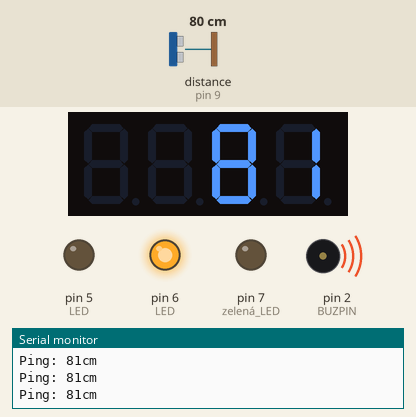
This sketch was run on a simulated Arduino Nano, built with avr-gcc and run on an emulated ATmega328P. Shown: 4-digit seven-segment display, output pins drawn as LEDs (lit = HIGH), buzzer (waves = sounding), the last lines printed to the serial monitor. Inputs (shaded band) come from the test bench; at power-on: distance to the obstacle (sensor on pin 9) 80 cm. The echo pulse lasts 58.3 µs per cm.

Above: at 1.59 s.
1.6 s: distance to the obstacle (sensor on pin 9) set to 52 cm
At 2.55 s:
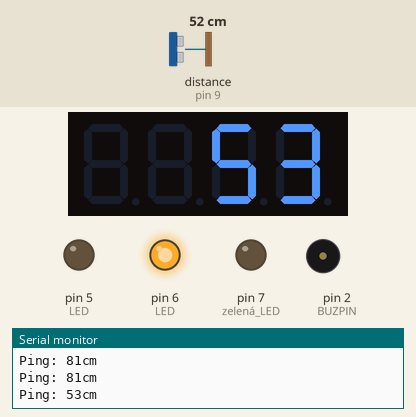
5.1 s: distance to the obstacle (sensor on pin 9) set to 45 cm
At 5.68 s:
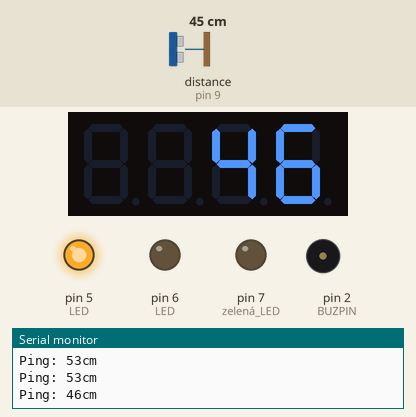
7.4 s: distance to the obstacle (sensor on pin 9) set to 120 cm
At 8.6 s:
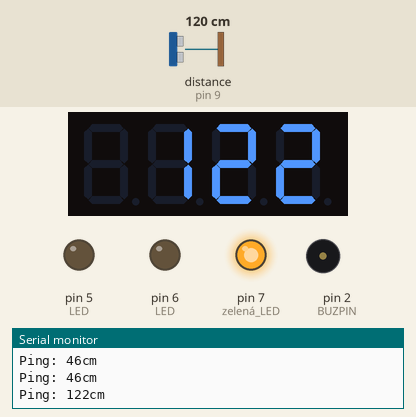
10.9 s: distance to the obstacle (sensor on pin 9) set to 103 cm
At 11.22 s:
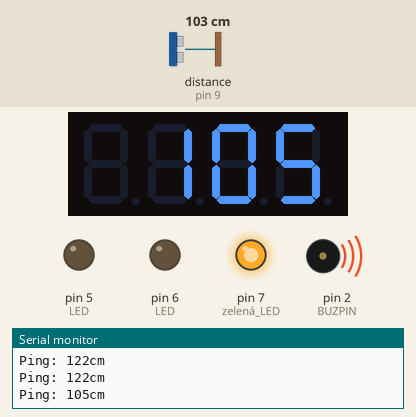
12.7 s: distance to the obstacle (sensor on pin 9) set to 92 cm
At 13.8 s:
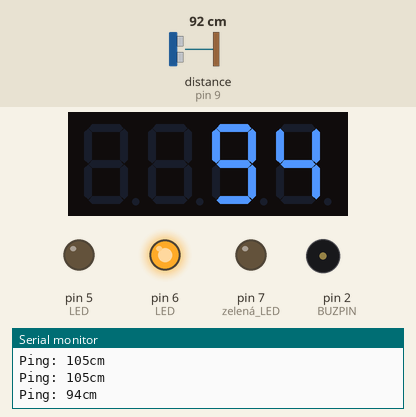
14.7 s: distance to the obstacle (sensor on pin 9) set to 2 cm
At 16.0 s:
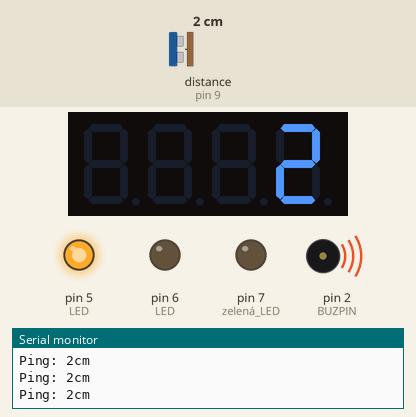
Timing chart, 0 to 17.3 s (numbered marks = the images above; inputs shaded):
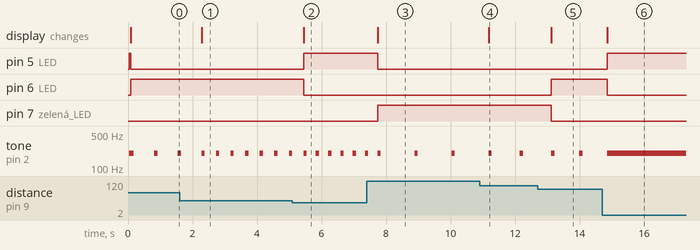

Measured:
- the behaviour switches between 50 and 49 cm on distance to the obstacle (sensor on pin 9) (found by bisection; images 1 and 2)
- the behaviour switches between 98 and 97 cm on distance to the obstacle (sensor on pin 9) (found by bisection; images 4 and 5)
- after the input at 1.6 s, the display: changes after 0.68 s (image 1)
- after the input at 5.1 s, pin 5 (LED): LOW → HIGH after 0.35 s; pin 6 (LED): HIGH → LOW after 0.35 s; the display: changes after 0.35 s (image 2)
- after the input at 7.4 s, pin 5 (LED): HIGH → LOW after 0.34 s; pin 7 (zelená_LED): LOW → HIGH after 0.34 s; the display: changes after 0.34 s (image 3)
- after the input at 10.9 s, the display: changes after 0.28 s (image 4)
- after the input at 12.7 s, pin 6 (LED): LOW → HIGH after 0.43 s; pin 7 (zelená_LED): HIGH → LOW after 0.43 s; the display: changes after 0.43 s (image 5)
- after the input at 14.7 s, pin 5 (LED): LOW → HIGH after 0.15 s; pin 6 (LED): HIGH → LOW after 0.15 s; tone on pin 2 (BUZPIN): goes on until 14.9 s, then stays 200 Hz; the display: changes after 0.15 s (image 6)

The sketch:

test.ino
```cpp
#include <Arduino.h>
#include <TM1637Display.h>
#include <NewPing.h>
//#include <TimerFreeTone.h> //Nejdříve jsem problém, který měla knihovna NewPing s knihovnou funkce Tone chtěl vyřešil pomocí této knihovny
#include <NewTone.h> // Nakonec se však ukázalo že mi použití knihovny NewTone vyhovuje více

#define TRIGGER_PIN  10  // Trig pin na ultrazvukovém senzoru
#define ECHO_PIN     9  // Echo pin na ultrazvukovém senzoru
#define MAX_DISTANCE 200 // Maximální vzdálenost, na kterou chceme testovat ping. Maximální vzdálenost senzoru je mezi 400-500cm.
#define BUZPIN  2
#define CLK 3 // CLK pin na displeji
#define DIO 4 // DIO pio na diespleji

NewPing sonar(TRIGGER_PIN, ECHO_PIN, MAX_DISTANCE); // NewPing nastavení pinů a maximální vzdálenosti.

TM1637Display display(CLK, DIO);
uint8_t data[] = { 0x0, 0x0, 0x0, 0x0 };

unsigned long previousMillis = 0;        // will store last time LED was updated
const long interval = 50;           // interval at which to blink (milliseconds)
int old_distance=0;


void setup() {
  display.setBrightness(0x0f);

  display.setSegments(data);
  Serial.begin(9600); // Open serial monitor at 9600 baud to see ping results.

  pinMode(BUZPIN, OUTPUT); // buzz pin is output to control buzzering

  pinMode(5, OUTPUT); // červená LED
  pinMode(6, OUTPUT); // žlutá LED
  pinMode(7, OUTPUT); // zelená LED
}

void loop() {

  unsigned long currentMillis = millis();
  int distance;

  if (currentMillis - previousMillis >= interval) {

   distance = sonar.ping_cm();  // získá vzdálenost a uloží ji do proměnné distance
   if (abs(old_distance - distance) > 2 ){
      old_distance = distance;
   }
  }

Serial.print("Ping: ");
Serial.print(old_distance); // Odešle ping a dostane vzdálenost v cm a tu vypíše do sériového monitoru (0 = znamená mimo určenou vzdálenost)
Serial.println("cm");

display.showNumberDec(old_distance, false, 3,1);

if (distance <= 150 && distance >= 100) {
  digitalWrite(7, HIGH);  // zapínání/vypínání LED
  digitalWrite(6, LOW);
  digitalWrite(5, LOW);
  NewTone(BUZPIN, 200, 100);
  delay(10*(distance-10)); //nastavení bzučáku jak často bude pípat
  noNewTone(BUZPIN);

}
else if (distance <= 100 && distance >= 51) {
  digitalWrite(7, LOW);
  digitalWrite(6, HIGH);
  digitalWrite(5, LOW);
  NewTone(BUZPIN, 200, 100);
  delay(10*(distance-10)); //nastavení bzučáku jak často bude pípat
  noNewTone(BUZPIN);

}
else if (distance <= 50 && distance >= 11) {
  digitalWrite(7, LOW);
  digitalWrite(6, LOW);
  digitalWrite(5, HIGH);
  NewTone(BUZPIN, 200, 100);
  delay(10*(distance-10)); //nastavení bzučáku jak často bude pípat
  noNewTone(BUZPIN);
}
else if (distance <= 10 && distance >= 0) {
  digitalWrite(7, LOW);
  digitalWrite(6, LOW);
  digitalWrite(5, HIGH);
  NewTone(BUZPIN, 200, 100);
}
else{
    digitalWrite(7, LOW);
    digitalWrite(6, LOW);
    digitalWrite(5, LOW);
}
}
```
